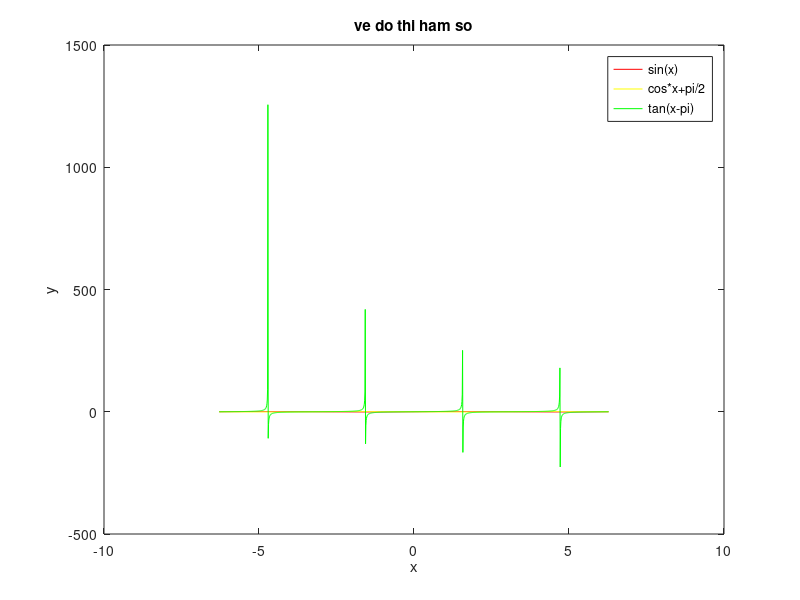

Write MATLAB code to recreate this figure.
clc
close all
clear
% %bai 7
% %a
% x = -2:0.2:2;
% y = -2:0.2:2;
% [X,Y] = meshgrid(x,y);
% Z = 3*X - X^3 - 2*Y^2 + Y^4;
% subplot(1,2,1);
% mesh(X,Y,Z)
% xlabel('x');
% ylabel('y');
% zlabel('z');
% title('Ve mat voi lenh mesh')
% subplot(1,2,2);
% surf(X,Y,Z)
% xlabel('x');
% ylabel('y');
% zlabel('z');
% title('Ve mat voi lenh surf')
% 
% %b
% x = -2:0.2:2;
% y = -2:0.2:2;
% [X,Y] = meshgrid(x,y);
% Z = sin(pi*X) + sin(pi*Y) + sin((pi*X + pi*Y));
% subplot(1,2,1);
% mesh(X,Y,Z)
% xlabel('x');
% ylabel('y');
% zlabel('z');
% title('Ve mat voi lenh mesh')
% subplot(1,2,2);
% surf(X,Y,Z)
% xlabel('x');
% ylabel('y');
% zlabel('z');
% title('Ve mat voi lenh surf')
% 
% %c
% x = -2:0.2:2;
% y = -2:0.2:2;
% [X,Y] = meshgrid(x,y);
% Z = exp(X) + Y.^4 - X.^3 + 4 * cos(pi * Y);
% subplot(1,2,1);
% mesh(X,Y,Z)
% xlabel('x');
% ylabel('y');
% zlabel('z');
% title('Ve mat voi lenh mesh')
% subplot(1,2,2);
% surf(X,Y,Z)
% xlabel('x');
% ylabel('y');
% zlabel('z');
% title('Ve mat voi lenh surf')

% %bai 8
% x = -3:0.1:3;
% y = -3:0.1:3;
% [X,Y] = meshgrid(x,y);
% Z1 = exp(-X.^2);
% Z2 = exp(-(X.^2+Y.^2));
% subplot(1,2,1);
% surf(X,Y,Z1);
% % hold on;
% % surf(X,Y,Z2);
% xlabel('x');
% ylabel('y');
% zlabel('z');
% title('Ve mat f(x,y) = exp(-x^2) voi lenh Surf')
% % hold on;
% subplot(1,2,2);
% surf(X,Y,Z2);
% xlabel('x');
% ylabel('y');
% zlabel('z');
% title('Ve mat f(x,y) = exp(-(x^2+y^2)) voi lenh Surf')

% %bai 9
% A=[-3 -3];
% a = 5;
% b = 4;
% tamgiacvuong(A,a,b )

% %bai 10
% A=[-3 -3];
% a = 5;
% b = 4;
% hinhchunhat(A,a,b )

% %bai 11
% r=4;
% o=[0 0];
% hinhtron(o,r)

%bai 14
%a
% x=-5:0.01:5;
% y=x./(3 + x.^4);
% plot(x,y,'-. r','LineWidth',2)

%b
x = -2*pi:0.01:2*pi;
y1=sin(x);
y2=cos(x + pi/2);
y3=tan(x-pi);
plot(x,y1,'r',x,y2,'y',x,y3,'g');
xlabel('x');
ylabel('y');
legend('sin(x)','cos*x+pi/2','tan(x-pi)')
title('ve do thi ham so');